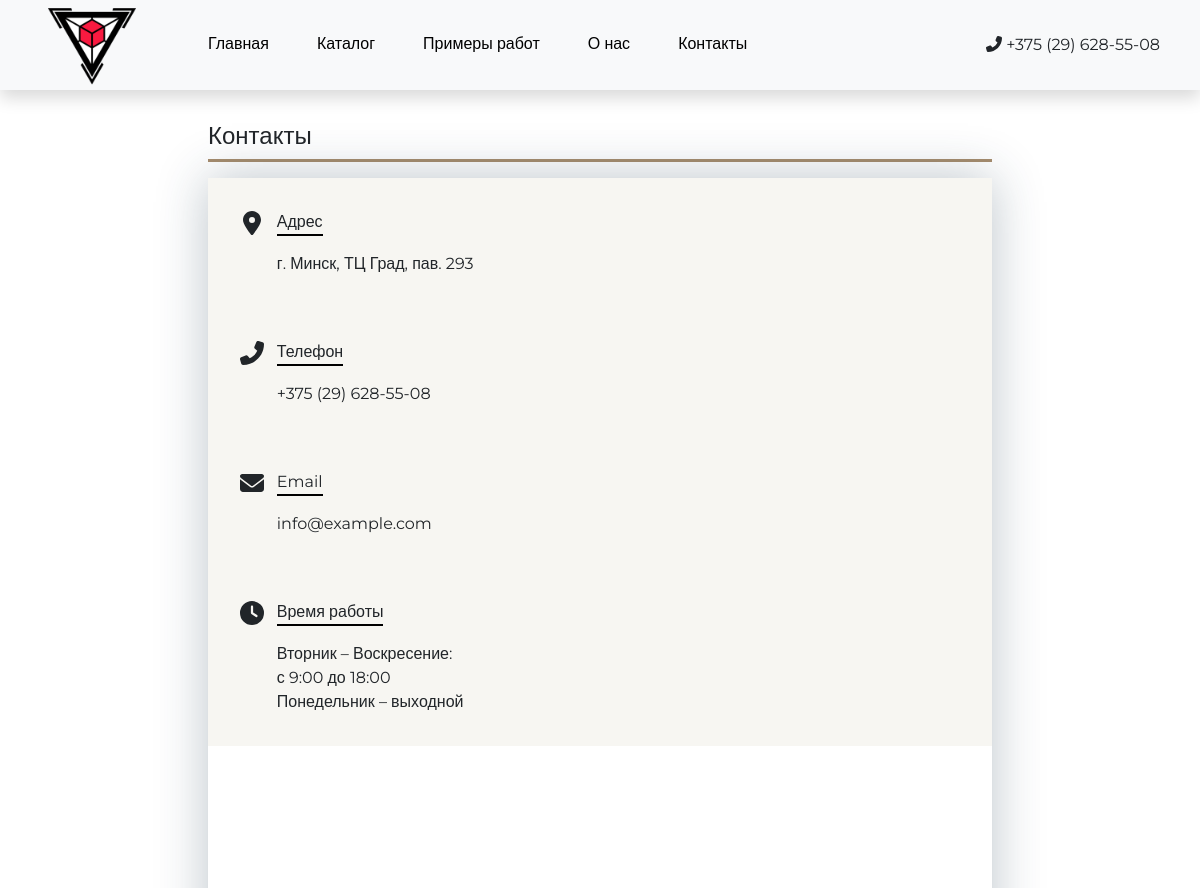
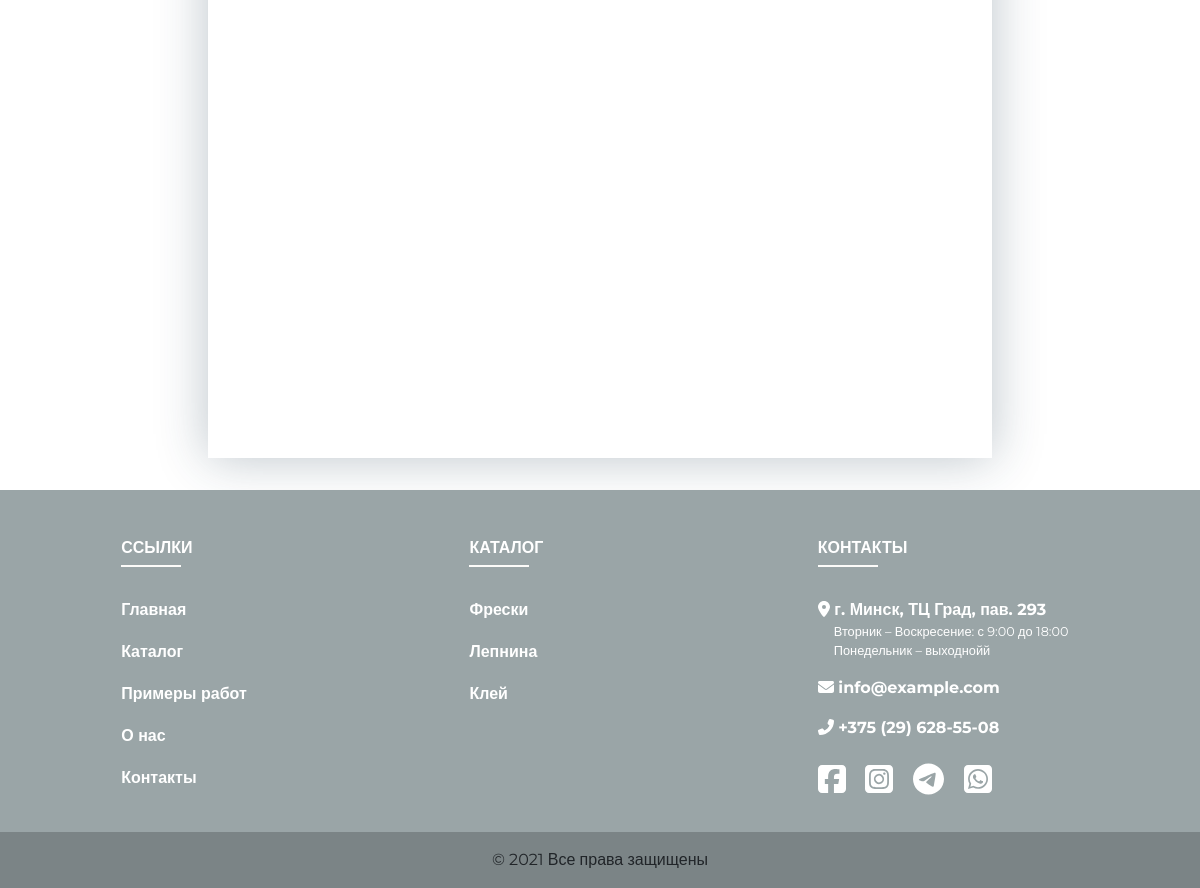
/contacts, run on an earlier commit of the app's database (2 pictures, top to bottom).
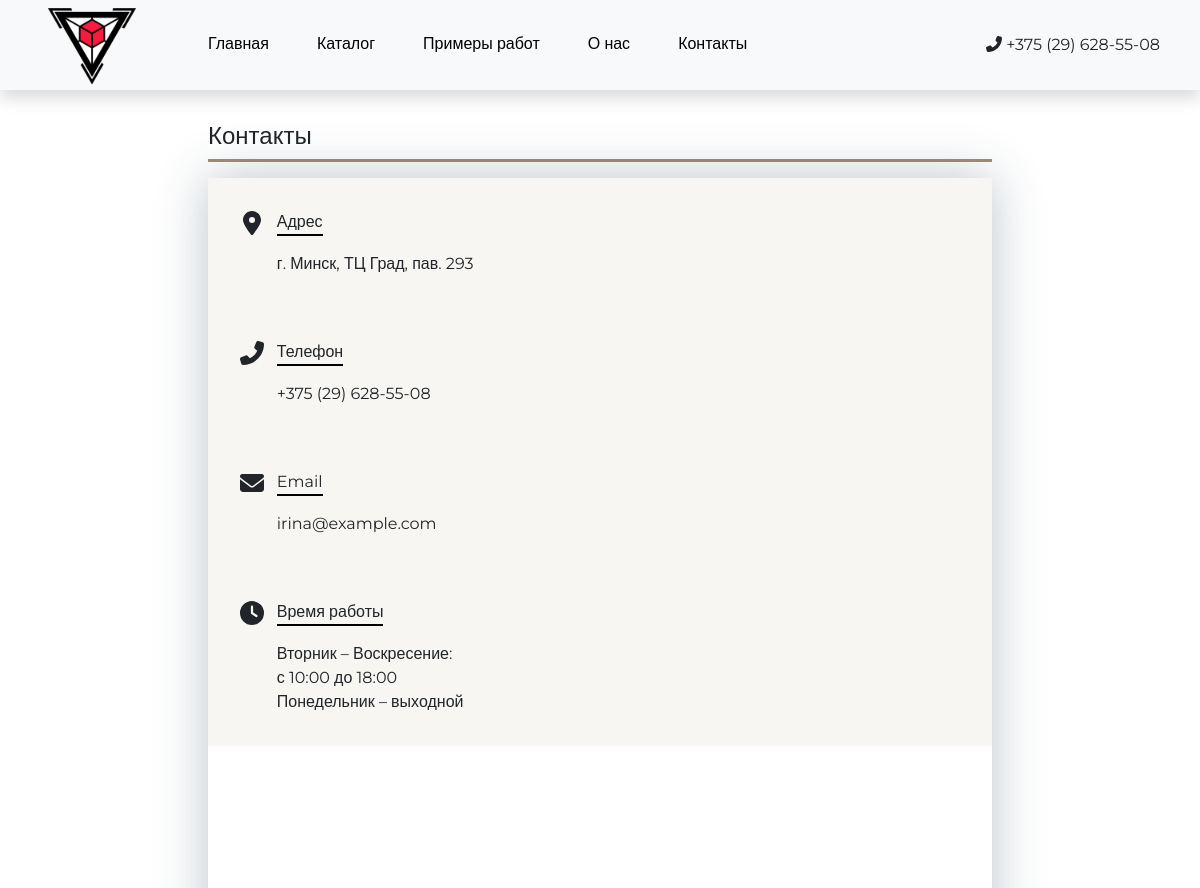
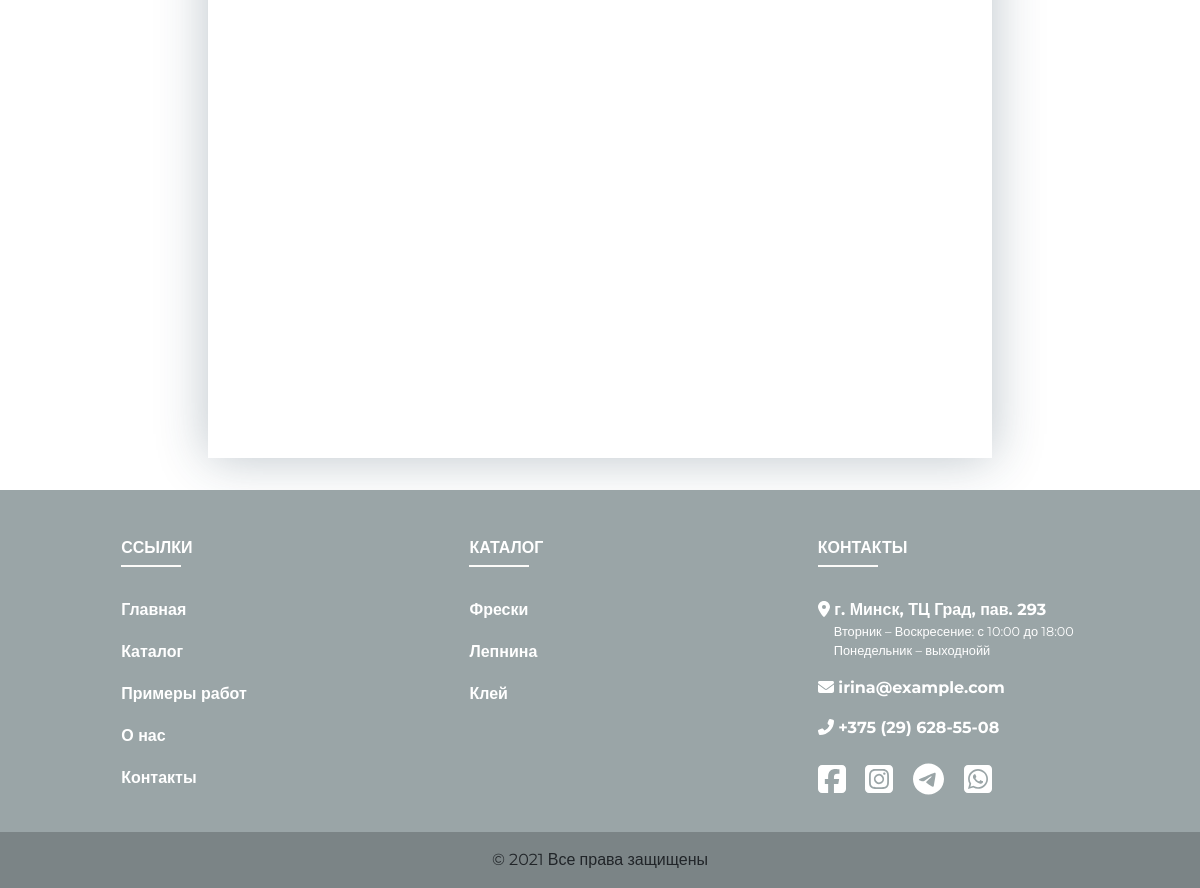
And on a later commit of the database (2 pictures, top to bottom).
### common/models.py (models this page shows, shortened)
class Contact(models.Model):
    CONTACT_CHOICES = (
        ('Адрес', 'Адрес'),
        ('Телефон', 'Телефон'),
        ('Email', 'Email'),
        ('Расписание', 'Расписание')
    )
    tag = models.CharField(max_length=15, unique=True, verbose_name='Тип',
                           choices=CONTACT_CHOICES, default='Адрес')
    value = models.CharField(max_length=250, unique=True, verbose_name='Значение')
    class Meta:
        verbose_name = 'Контакт'
        verbose_name_plural = 'Контакты'

### common/views.py (the view)
# urls.py: path('contacts', views.contacts, name='contacts'),
def contacts(request):
    return render(request, 'common/contacts.html')

### common/context_processors.py (called while the page is built)
def pages(request):
    contacts_dict = get_contacts_dict(list(Contact.objects.all()))
    return {'contacts': contacts_dict}

def get_contacts_dict(contacts_list) -> dict:
    contacts_dict = dict()
    for contact in contacts_list:
        if contact.tag == 'Расписание':
            value = contact.value.split('|')
        else:
            value = contact.value
        contacts_dict[contact.tag] = value
    return contacts_dict

### templates/common/contacts.html (shortened to what this page needs)
<!DOCTYPE html>
{% extends 'base.html' %}
{% block main_block %}
    <div class="container-fluid page-header">
        <div class="w-100 page-header-underline">
            <h4>Контакты</h4>
        </div>
        <div class="w-100 examples-cards container-fluid contact-block">
            <div class="contact-row row row-cols-1 row-cols-xxl-2 row-cols-xxxl-4">
                <div class="col contact-cell">
                    <div class="d-flex">
                        <i class="fas fa-map-marker-alt contact-icon"></i>
                        <div style="padding-left: 0.8rem">
                            <p class="text-dark contacts mb-0 header" style="border-bottom: 2px solid black">
                                Адрес
                            </p>
                        </div>
                    </div>
                    <div class="w-100 contact-text">
                        <p class="mb-0">
                            {{ contacts.Адрес }}
                        </p>
                    </div>
                </div>
                <div class="col contact-cell">
                    <div class="d-flex">
                        <i class="fas fa-phone-alt contact-icon"></i>
                        <div style="padding-left: 0.8rem">
                            <p class="text-dark contacts mb-0 header" style="border-bottom: 2px solid black">
                                Телефон
                            </p>
                        </div>
                    </div>
                    <div class="w-100 contact-text">
                        <p class="mb-0">
                            {{ contacts.Телефон }}
                        </p>
                    </div>
                </div>
                <div class="col contact-cell">
                    <div class="d-flex">
                        <i class="fas fa-envelope contact-icon"></i>
                        <div style="padding-left: 0.8rem">
                            <p class="text-dark contacts mb-0 header" style="border-bottom: 2px solid black">
                                Email
                            </p>
                        </div>
                    </div>
                    <div class="w-100 contact-text">
                        <p class="mb-0">
                            {{ contacts.Email }}
                        </p>
                    </div>
                </div>
                <div class="col contact-cell">
                    <div class="d-flex">
                        <i class="fas fa-clock contact-icon"></i>
                        <div style="padding-left: 0.8rem">
                            <p class="text-dark contacts mb-0 header" style="border-bottom: 2px solid black">
                                Время работы
                            </p>
                        </div>
                    </div>
                    <div class="w-100 contact-text">
                        <p class="mb-0">
                            {{ contacts.Расписание.0}}
                            <br>
                            {{ contacts.Расписание.1}}
                            <br>
                            {{ contacts.Расписание.2}}
                        </p>
                    </div>
                </div>
            </div>
            <div class="container-fluid map">
                <iframe src="https://www.google.com/maps/embed?pb=!1m18!1m12!1m3!1d14282.746814565193!2d27.463181473315732!3d53.93208301695492!2m3!1f0!2f0!3f0!3m2!1i1024!2i768!4f13.1!3m3!1m2!1s0x46dbc4e73bbfd94d%3A0x63630f399efae2fa!2z0JPQoNCQ0JQg0KLQntCg0JPQntCS0KvQmSDQptCV0J3QotCgINCe0J7QniDQotCe0KDQk9Ce0JLQq9CZINCm0JXQndCi0KAg0KHQmNCi0JjQk9Cg0JDQlA!5e0!3m2!1sru!2sby!4v1619115085353!5m2!1sru!2sby"
                        width="100%" height="600" style="border:0;" allowfullscreen="" loading="lazy"></iframe>
            </div>
        </div>
    </div>
{% endblock %}

### templates/base.html (shortened to what the changed rows need)
<!DOCTYPE html>
{% load static %}
<html lang="en">
<head>
    <link href="https://cdn.jsdelivr.net/npm/bootstrap@5.0.0-beta2/dist/css/bootstrap.min.css" rel="stylesheet"
>
    <link href="{% static 'css/main.css' %}" rel="stylesheet">
</head>
<body class="d-flex flex-column h-100 montserrat-font">
{% block main_block %}
{% endblock %}
<footer class="footer footer-bg">
    <section class="">
        <div class="container text-center text-md-start mt-5">
            <div class="row mt-3">
                <div class="col-md-4 col-lg-3 col-xl-3 mx-auto mb-md-0 mb-4">
                    <h6 class="text-uppercase text-white fw-bold cursor-default">Контакты</h6>
                    <hr
                            class="mb-4 mt-0 d-inline-block mx-auto"
                            style="width: 60px; background-color: #fcfbf9; height: 2px;opacity: 100;"
                    />
                    <p class="text-white contacts fw-bold mb-0">
                        <i class="fas fa-map-marker-alt mr-3"></i>
                        {{ contacts.Адрес }}
                    </p>
                    <p class="text-white contacts" style="font-size: 0.8rem; margin-left: 1rem">{{ contacts.Расписание.0}} {{ contacts.Расписание.1}}
                        <br>
                        {{ contacts.Расписание.2}}й</p>
                    <p class="text-white contacts fw-bold">
                        <i class="fas fa-envelope mr-3"></i>
                        {{ contacts.Email }}
                    </p>
                    <p class="text-white contacts fw-bold">
                        <i class="fas fa-phone-alt mr-3"></i>
                        {{ contacts.Телефон }}
                    </p>
                    <p class="text-white" style="font-size: 2rem">
                        <a href="#" class="social-link">
                        </a>
                        <a href="#" class="social-link">
                        </a>
                        <a href="#" class="social-link">
                        </a>
                        <a href="#" class="social-link">
                        </a>
                    </p>
                </div>
            </div>
        </div>
    </section>
</footer>
</body>
</html>

What changed in the data, as far as the page shows it:
changed Contact: Email "info@example.com" → "irina@example.com"
Also different on the page:
{{ contacts.Расписание.1 }}: "с 9:00 до 18:00" → "с 10:00 до 18:00"
